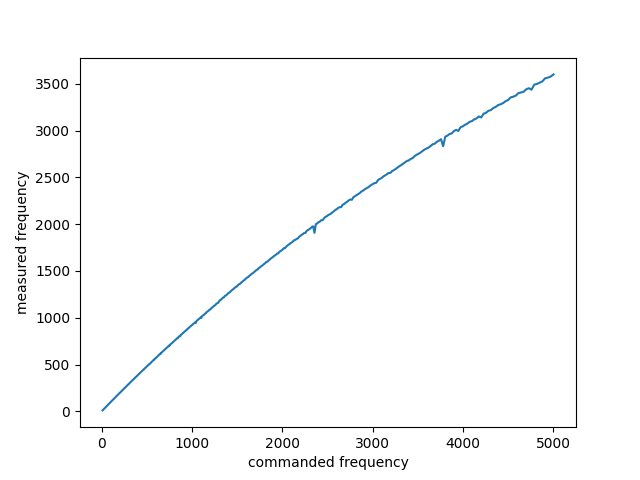

Write the Python code that produced this figure.

import time
import numpy as np

from matplotlib import pyplot as plt

def main(frequency):
    time_last = time.time()
    x = 0
    x_end = 3
    sleep_meas = 0
    time.sleep(1 / (frequency))
    time.sleep(1 / (frequency))
    time.sleep(1 / (frequency))
    sleep_meas = time.time() - time_last
    print(f"{frequency}: {1/(sleep_meas/x_end)}")
    return 1/(sleep_meas/x_end)

f = np.geomspace(10, 5000, 1000)

#f = [1, 10, 200, 300]

f_meas = []
for freq in f:
    f_meas.append(main(freq))

fig, ax = plt.subplots()
ax.plot(f, f_meas)
ax.set_xlabel("commanded frequency")
ax.set_ylabel("measured frequency")

plt.savefig("test3-time.png")
plt.show()
